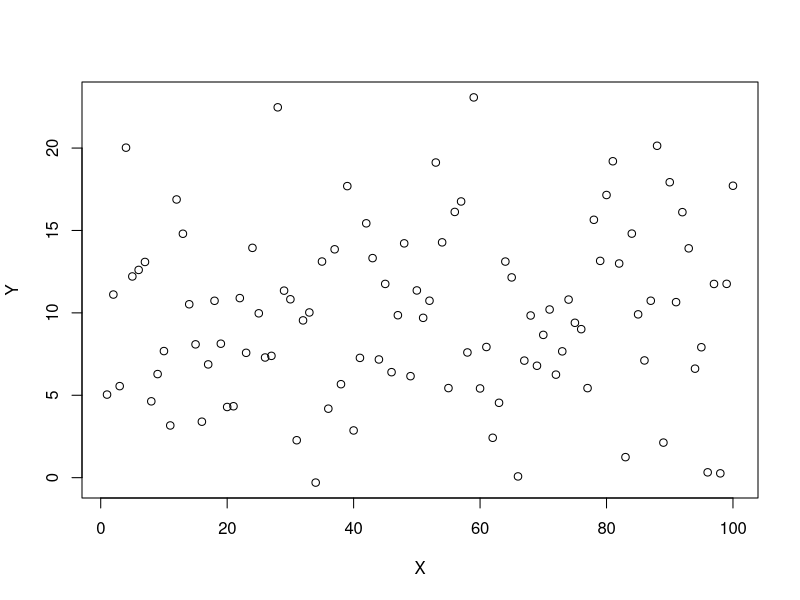
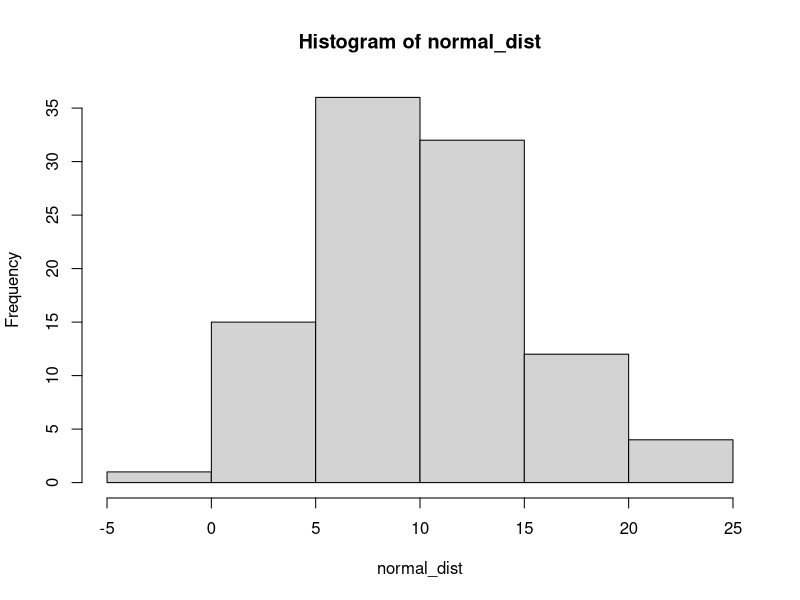
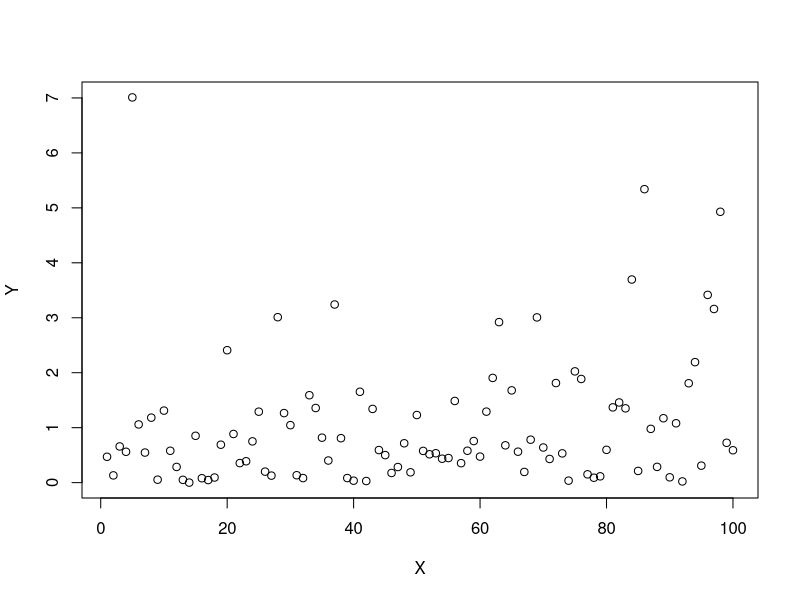
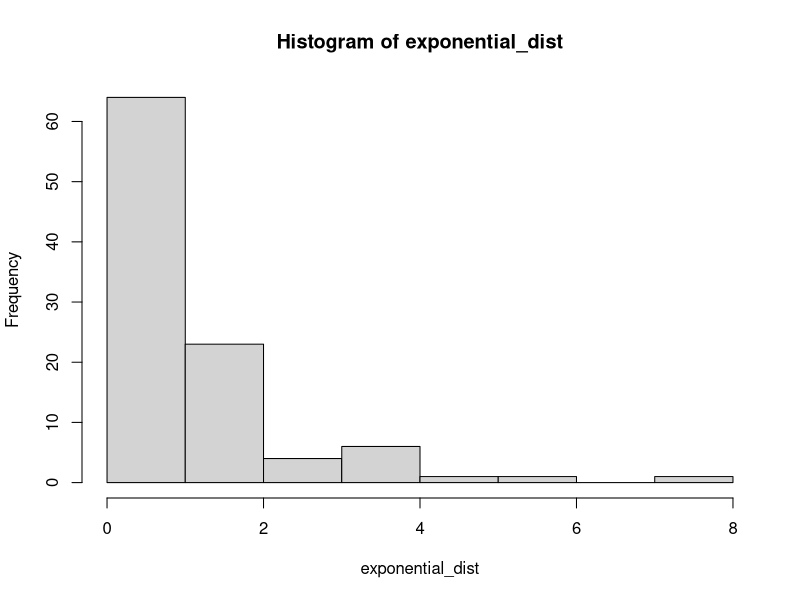
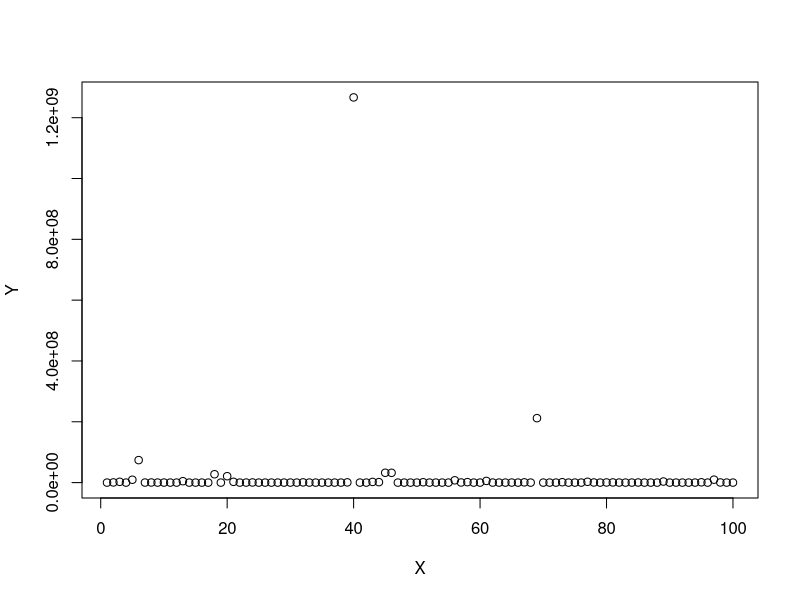
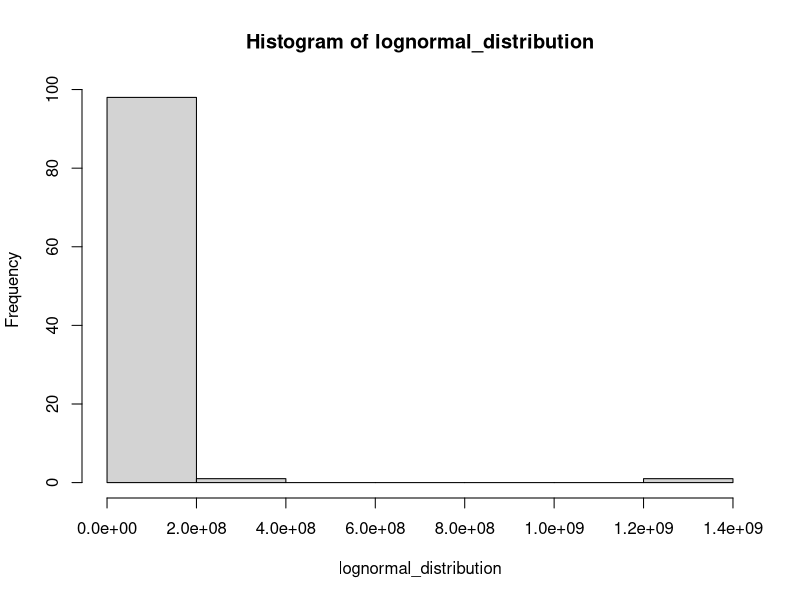
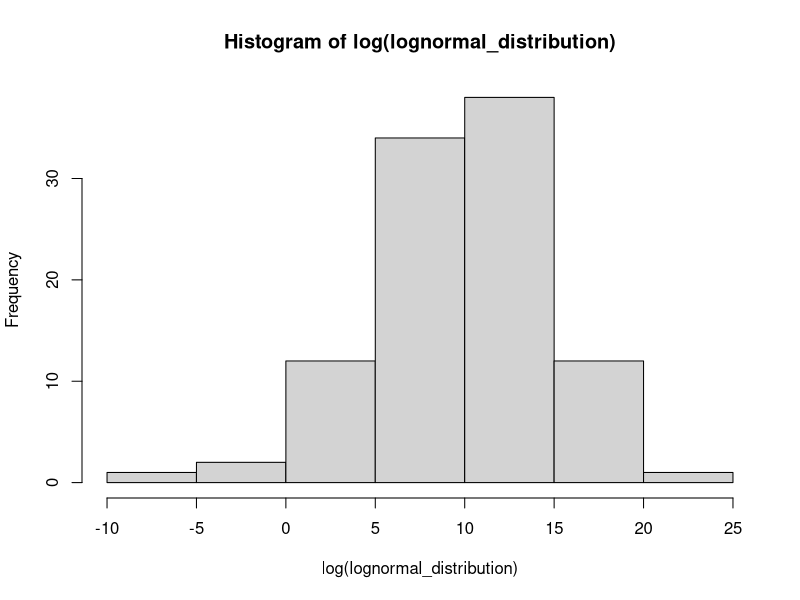
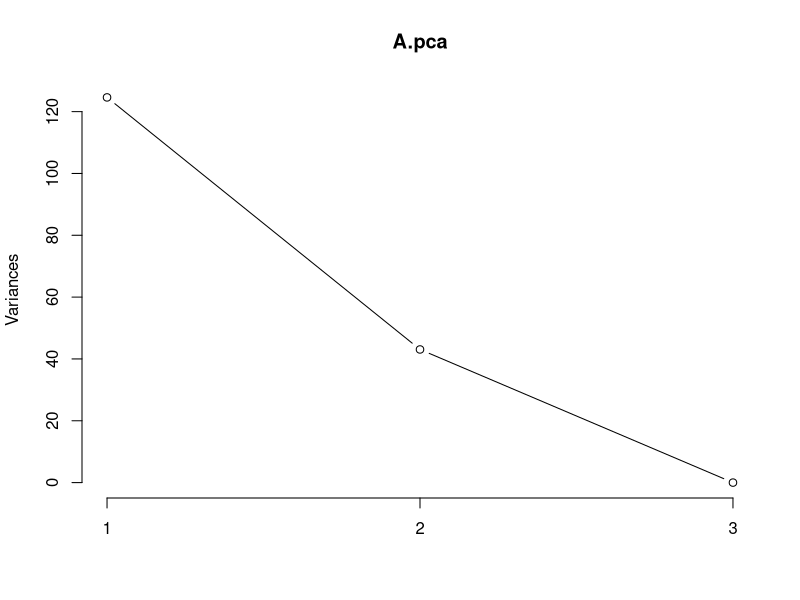

Write R code to recreate these figures, in order. (Note: this script raises an error after producing the figures.)
## ---- chunk 1
knitr::opts_chunk$set(echo = TRUE, eval = T)
## ---- chunk 2
#Gaussian(normal) distribution
normal_dist <- rnorm(n = 100, mean = 10, sd = 5)
plot(normal_dist, ylab="Y", xlab = "X")
hist(normal_dist)

#exponential distribution
exponential_dist <- rexp(n=100, rate =1)
plot(exponential_dist, ylab="Y", xlab = "X")
hist(exponential_dist)

#lognormal distribution
lognormal_distribution <- rlnorm(100, meanlog = 10, sdlog = 5)
plot(lognormal_distribution,  ylab="Y", xlab = "X")
hist(lognormal_distribution)
hist(log(lognormal_distribution))
## ---- chunk 3
#the spread of this set of values 
spread_ex1 <- c(1,2,1,2,1,2,1,2,1,2)

#is much different from the spread of this set of values
spread_ex2 <- c(2,5,8,10,1,35,67,32,89,100)

## ---- chunk 4
var(spread_ex1)

var(spread_ex2)

## ---- chunk 5
sd(spread_ex1)

sd(spread_ex2)
## ---- chunk 6
cov_ex1 <- data.frame(spread_ex1, spread_ex2)
cov_ex1
## ---- chunk 7

cov(cov_ex1$spread_ex1, cov_ex1$spread_ex2)

## ---- chunk 8
cov(cov_ex1)
## ---- chunk 9
A <- matrix(c(12, -4, 2, -4, 11, -2, -2, -2, 8), 3,3,byrow=TRUE)
A
## ---- chunk 10
ev <- eigen(A)
ev
## ---- chunk 11
A.pca <- prcomp(A)
plot(A.pca, type='l')
## ---- chunk 12
plot()
